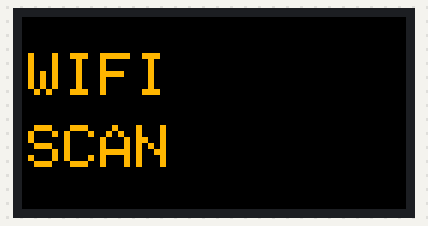
A sketch run on a simulated ESP32. Parts: 64×32 colour display. WiFi joins after 1.5 s; servers stay silent unless stated; a WiFi scan finds three made-up networks; not simulated (calls return 0 or success): secrets.h; what the sketch prints to the serial monitor is not drawn.

Above: at 0.6 s.
At 2.8 s:
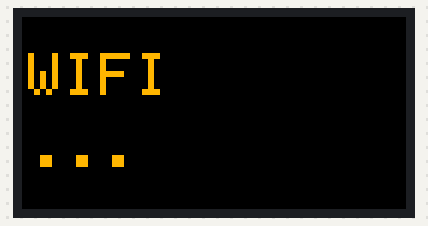
At 4.8 s:
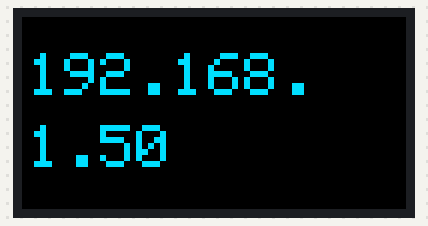

The sketch:

xiao_wifi.ino
```cpp
// Panel receiver over WiFi, for the UNO Q project.
//
// Same dumb-display role as the USB version: it owns the HUB75 refresh and
// nothing else. The UNO Q renders every frame in Python and streams finished
// RGB565 over TCP.
//
// TCP rather than UDP on purpose -- a frame is 4096 bytes, well past the ~1472
// byte UDP payload limit, so UDP would mean writing fragmentation and
// reassembly by hand. TCP already does it, and 4KB a frame is nowhere near
// saturating the link.
//
// Wire protocol is unchanged from the serial build:
//   0xA5 0x5A <cmd> <len:uint16 LE> <payload...>
//     0x01 frame (4096 bytes RGB565, big endian per pixel)
//     0x02 brightness (1 byte)
//     0x03 clear
//     0x04 ping
//   Each handled command is acknowledged with a single 0x06 byte.

#include <WiFi.h>
#include <ESP32-HUB75-MatrixPanel-I2S-DMA.h>
#include "secrets.h"

#define PANEL_W     64
#define PANEL_H     32
#define PANEL_CHAIN 1
#define TCP_PORT    3333

#define P_R1   1   // D0
#define P_G1   2   // D1
#define P_B1   3   // D2
#define P_R2   4   // D3
#define P_G2   5   // D4
#define P_B2   6   // D5
#define P_A   43   // D6
#define P_B   41   // MTDI rear pad -- wired to panel B
#define P_C   40   // rear pad, MTDO
#define P_D   44   // D7 -- wired to panel D
#define P_E   -1   // unused: 64x32 is 1/16 scan
#define P_CLK  7   // D8
#define P_LAT  8   // D9
#define P_OE   9   // D10

#define CMD_FRAME      0x01
#define CMD_BRIGHTNESS 0x02
#define CMD_CLEAR      0x03
#define CMD_PING       0x04
#define ACK            0x06

static const uint16_t FRAME_BYTES = PANEL_W * PANEL_H * 2;

MatrixPanel_I2S_DMA *display = nullptr;
WiFiServer server(TCP_PORT);
WiFiClient client;
static uint8_t frame[FRAME_BYTES];

static void banner(const char *l1, const char *l2, uint16_t colour) {
  display->clearScreen();
  display->setTextSize(1);
  display->setTextColor(colour);
  display->setCursor(1, 6);
  display->print(l1);
  if (l2) { display->setCursor(1, 18); display->print(l2); }
  display->flipDMABuffer();
}

// Split "192.168.1.42" across two lines so it fits 64px at the 6px base font.
static void showAddress(IPAddress ip) {
  char top[20], bottom[20];
  snprintf(top, sizeof(top), "%u.%u.", ip[0], ip[1]);
  snprintf(bottom, sizeof(bottom), "%u.%u", ip[2], ip[3]);
  banner(top, bottom, display->color565(0, 220, 255));
}

static bool readExact(uint8_t *dst, size_t want, uint32_t timeoutMs = 3000) {
  size_t got = 0;
  uint32_t deadline = millis() + timeoutMs;
  while (got < want) {
    if (millis() > deadline || !client.connected()) return false;
    int n = client.read(dst + got, want - got);
    if (n > 0) got += n;
  }
  return true;
}

static void blitFrame() {
  size_t i = 0;
  for (int y = 0; y < PANEL_H; y++) {
    for (int x = 0; x < PANEL_W; x++) {
      display->drawPixel(x, y, ((uint16_t)frame[i] << 8) | frame[i + 1]);
      i += 2;
    }
  }
  display->flipDMABuffer();
}

void setup() {
  HUB75_I2S_CFG::i2s_pins pins = {
    P_R1, P_G1, P_B1, P_R2, P_G2, P_B2,
    P_A, P_B, P_C, P_D, P_E,
    P_LAT, P_OE, P_CLK
  };
  HUB75_I2S_CFG mxconfig(PANEL_W, PANEL_H, PANEL_CHAIN, pins);
  mxconfig.clkphase    = false;
  mxconfig.double_buff = true;

  display = new MatrixPanel_I2S_DMA(mxconfig);
  if (!display->begin()) return;
  display->setBrightness8(60);
  display->clearScreen();

  Serial.begin(115200);
  delay(500);
  Serial.println();
  Serial.printf("target SSID: \"%s\" (%u chars)\n", WIFI_SSID, strlen(WIFI_SSID));
  Serial.printf("pass length: %u chars\n", strlen(WIFI_PASS));

  banner("WIFI", "SCAN", display->color565(255, 180, 0));

  WiFi.mode(WIFI_STA);
  WiFi.setSleep(false);          // sleep adds latency and stutters streaming
  WiFi.disconnect(true);
  delay(200);

  // Scan first: proves whether the radio can even see the target network,
  // which separates "wrong password" from "wrong band / out of range".
  int n = WiFi.scanNetworks();
  Serial.printf("scan found %d networks:\n", n);
  bool seen = false;
  for (int i = 0; i < n; i++) {
    bool match = (WiFi.SSID(i) == WIFI_SSID);
    if (match) seen = true;
    Serial.printf("  %2d %-32s ch%-3d %4d dBm %s\n", i,
                  WiFi.SSID(i).c_str(), WiFi.channel(i), WiFi.RSSI(i),
                  match ? "  <-- TARGET" : "");
  }
  Serial.printf("target visible: %s\n", seen ? "YES" : "NO");

  banner("WIFI", "...", display->color565(255, 180, 0));
  WiFi.begin(WIFI_SSID, WIFI_PASS);

  uint32_t deadline = millis() + 30000;
  while (WiFi.status() != WL_CONNECTED && millis() < deadline) {
    delay(1000);
    Serial.printf("  status=%d\n", WiFi.status());
  }

  if (WiFi.status() != WL_CONNECTED) {
    // 1=SSID not found  4=auth failed (usually a wrong password)  6=disconnected
    Serial.printf("FAILED, final status=%d\n", WiFi.status());
    banner("WIFI", "FAIL", display->color565(255, 0, 0));
    return;
  }
  Serial.printf("connected, IP=%s RSSI=%d\n",
                WiFi.localIP().toString().c_str(), WiFi.RSSI());

  server.begin();
  server.setNoDelay(true);       // without this, Nagle batches frames and stutters
  showAddress(WiFi.localIP());   // panel shows where to connect
}

void loop() {
  if (!client || !client.connected()) {
    client = server.available();
    if (!client) { delay(5); return; }
    client.setNoDelay(true);
  }

  static uint8_t prev = 0;
  if (client.available() <= 0) return;
  uint8_t b = (uint8_t)client.read();
  if (prev != 0xA5 || b != 0x5A) { prev = b; return; }
  prev = 0;

  uint8_t header[3];
  if (!readExact(header, 3)) return;
  uint8_t  cmd = header[0];
  uint16_t len = (uint16_t)header[1] | ((uint16_t)header[2] << 8);

  switch (cmd) {
    case CMD_FRAME:
      if (len != FRAME_BYTES) return;
      if (readExact(frame, FRAME_BYTES)) { blitFrame(); client.write(ACK); }
      break;
    case CMD_BRIGHTNESS: {
      uint8_t v;
      if (len == 1 && readExact(&v, 1)) { display->setBrightness8(v); client.write(ACK); }
      break;
    }
    case CMD_CLEAR:
      display->clearScreen();
      display->flipDMABuffer();
      client.write(ACK);
      break;
    case CMD_PING:
      client.write(ACK);
      break;
  }
}
```

Measured:
- what the display in image 0 shows lasts 2.2 s, from 0.5 s to 2.7 s
- what the display in image 1 shows lasts 2.0 s, from 2.7 s to 4.7 s
